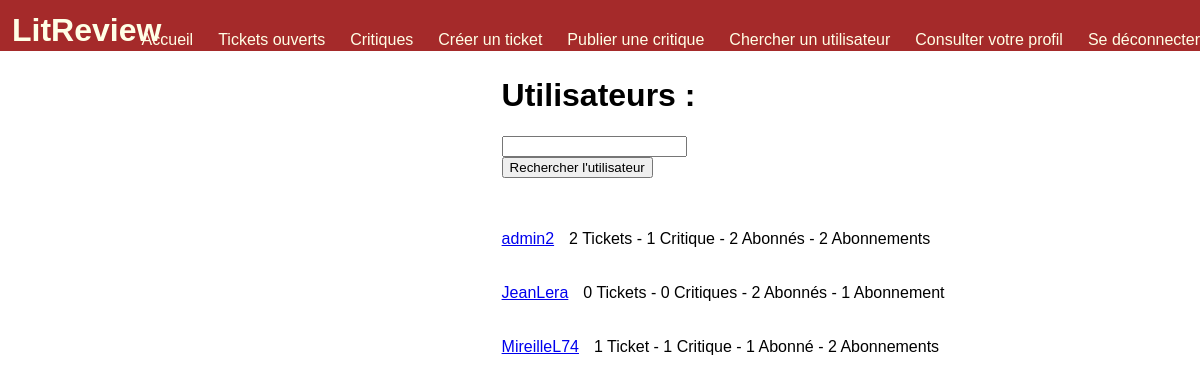
/userlist/ (signed in), run on an earlier commit of the app's database.
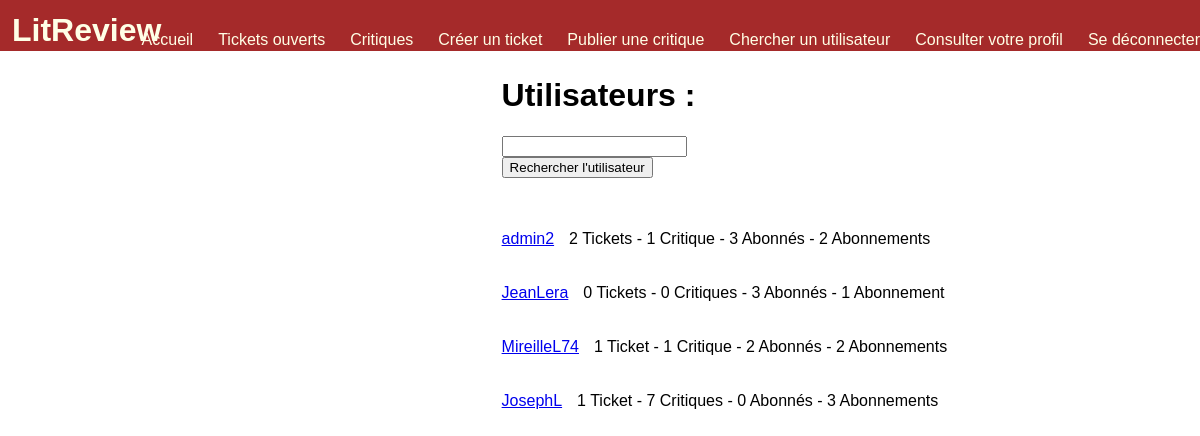
And on a later commit of the database.
### authentication/models.py (models this page shows)
class User(AbstractUser):
    profile_photo = models.ImageField(verbose_name='photo de profil')

### blog/views.py (the view)
# urls.py: path('userlist/', views.user_list, name='user-list'),
@login_required
def user_list(request):
    search_error = False
    try:
        if request.GET['fname']:
            pass
        search_error = True
    except: # TODO Find the exception error
        pass
    user_infos = {}
    for author in User.objects.all():
        user_infos[author.id] = {
            'user_object': author,
            'ticket_number': len(Ticket.objects.filter(user=author)),
            'review_number': len(Review.objects.filter(user=author)),
            'follower_number': len(UserFollows.objects.filter(followed_user_id=author)),
            'following_number': len(UserFollows.objects.filter(user_id=author)),
        }
    context = {
        'search_error': search_error,
        'user_infos': user_infos,
    }
    return render(request, "user/user_list.html", context)

### blog/templates/user/user_list.html (shortened to what this page needs)
{% extends 'base.html' %}
{% block content %}
<h1> Utilisateurs : </h1>
<form action="{% if not search_error %}search{% endif %}">
  <input type="text" name="fname" ><br>
  <input type="submit" value="Rechercher l'utilisateur">
</form>
{% for key, values in user_infos.items %}
  <br><br>
  <div class="user_element">
      <a href="{% url 'user-page' values.user_object.id %}">{{ values.user_object.username }}</a>
      {{ values.ticket_number }} Ticket{{ values.ticket_number|pluralize:" ,s" }} -
      {{ values.review_number }} Critique{{ values.review_number|pluralize:" ,s" }} -
      {{ values.follower_number }} Abonné{{ values.follower_number|pluralize:" ,s" }} -
      {{ values.following_number }} Abonnement{{ values.following_number|pluralize:" ,s" }}
  </div>
{% endfor %}
{% endblock %}

What changed in the data, as far as the page shows it:
changed User "admin2": follower_number "2" → "3"
computed for User "JeanLera": follower_number "2" → "3"
computed for User "MireilleL74": follower_number "1" → "2"
added User: user_object.username "JosephL", ticket_number "1", review_number "7", follower_number "0", following_number "3"
